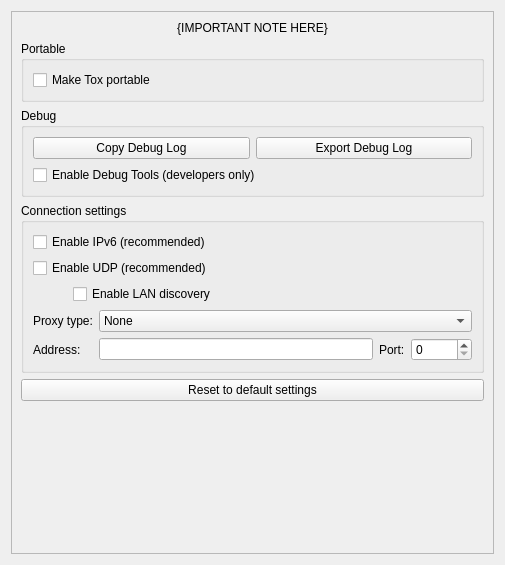
<?xml version="1.0" encoding="UTF-8"?>
<ui version="4.0">
 <class>AdvancedSettings</class>
 <widget class="QWidget" name="AdvancedSettings">
  <property name="geometry">
   <rect>
    <x>0</x>
    <y>0</y>
    <width>505</width>
    <height>565</height>
   </rect>
  </property>
  <property name="windowTitle">
   <string notr="true">Form</string>
  </property>
  <layout class="QVBoxLayout" name="verticalLayout">
   <item>
    <widget class="VerticalOnlyScroller" name="scrollArea">
     <property name="widgetResizable">
      <bool>true</bool>
     </property>
     <widget class="QWidget" name="scrollAreaWidgetContents">
      <property name="geometry">
       <rect>
        <x>0</x>
        <y>0</y>
        <width>485</width>
        <height>545</height>
       </rect>
      </property>
      <layout class="QVBoxLayout" name="verticalLayout_2">
       <item>
        <widget class="QLabel" name="warningLabel">
         <property name="text">
          <string notr="true">{IMPORTANT NOTE HERE}</string>
         </property>
         <property name="textFormat">
          <enum>Qt::RichText</enum>
         </property>
         <property name="alignment">
          <set>Qt::AlignCenter</set>
         </property>
         <property name="wordWrap">
          <bool>true</bool>
         </property>
         <property name="textInteractionFlags">
          <set>Qt::TextSelectableByKeyboard|Qt::TextSelectableByMouse</set>
         </property>
        </widget>
       </item>
       <item>
        <widget class="QGroupBox" name="ProtableGroup">
         <property name="title">
          <string>Portable</string>
         </property>
         <layout class="QVBoxLayout" name="verticalLayout_3">
          <item>
           <widget class="QCheckBox" name="cbMakeToxPortable">
            <property name="toolTip">
             <string extracomment="describes makeToxPortable checkbox">Save settings to the working directory instead of the usual conf dir</string>
            </property>
            <property name="text">
             <string>Make Tox portable</string>
            </property>
           </widget>
          </item>
         </layout>
        </widget>
       </item>
       <item>
        <widget class="QGroupBox" name="DebugGroup">
         <property name="title">
          <string>Debug</string>
         </property>
         <layout class="QHBoxLayout" name="horizontalLayout">
          <item>
           <layout class="QVBoxLayout" name="verticalLayout_4">
            <item>
             <layout class="QHBoxLayout" name="horizontalLayout_2">
              <item>
               <widget class="QPushButton" name="btnCopyDebug">
                <property name="text">
                 <string>Copy Debug Log</string>
                </property>
               </widget>
              </item>
              <item>
               <widget class="QPushButton" name="btnExportLog">
                <property name="text">
                 <string>Export Debug Log</string>
                </property>
               </widget>
              </item>
             </layout>
            </item>
            <item>
             <widget class="QCheckBox" name="cbEnableDebug">
              <property name="text">
               <string>Enable Debug Tools (developers only)</string>
              </property>
             </widget>
            </item>
           </layout>
          </item>
         </layout>
        </widget>
       </item>
       <item>
        <widget class="QGroupBox" name="connectionGroup">
         <property name="title">
          <string>Connection settings</string>
         </property>
         <property name="alignment">
          <set>Qt::AlignLeading|Qt::AlignLeft|Qt::AlignTop</set>
         </property>
         <layout class="QVBoxLayout" name="verticalLayoutProxy">
          <property name="topMargin">
           <number>9</number>
          </property>
          <item>
           <layout class="QVBoxLayout" name="verticalLayout_5">
            <item>
             <widget class="QCheckBox" name="cbEnableIPv6">
              <property name="text">
               <string extracomment="Text on a checkbox to enable IPv6">Enable IPv6 (recommended)</string>
              </property>
             </widget>
            </item>
            <item>
             <widget class="QCheckBox" name="cbEnableUDP">
              <property name="toolTip">
               <string extracomment="force tcp checkbox tooltip">Disabling this allows, e.g., Tox over Tor. It adds load to the Tox network however, so uncheck only when necessary.</string>
              </property>
              <property name="text">
               <string extracomment="Text on checkbox to disable UDP">Enable UDP (recommended)</string>
              </property>
             </widget>
            </item>
            <item>
             <layout class="QVBoxLayout" name="verticalLayout_6">
              <property name="leftMargin">
               <number>40</number>
              </property>
              <item>
               <widget class="QCheckBox" name="cbEnableLanDiscovery">
                <property name="text">
                 <string>Enable LAN discovery</string>
                </property>
               </widget>
              </item>
             </layout>
            </item>
           </layout>
          </item>
          <item>
           <layout class="QGridLayout" name="proxyLayout">
            <item row="1" column="0">
             <widget class="QLabel" name="proxyTypeLabel">
              <property name="text">
               <string>Proxy type:</string>
              </property>
             </widget>
            </item>
            <item row="2" column="3">
             <widget class="QSpinBox" name="proxyPort">
              <property name="minimum">
               <number>0</number>
              </property>
              <property name="maximum">
               <number>65535</number>
              </property>
             </widget>
            </item>
            <item row="2" column="0">
             <widget class="QLabel" name="proxyAddrLabel">
              <property name="text">
               <string extracomment="Text on proxy addr label">Address:</string>
              </property>
             </widget>
            </item>
            <item row="2" column="1">
             <widget class="QLineEdit" name="proxyAddr"/>
            </item>
            <item row="2" column="2">
             <widget class="QLabel" name="proxyPortLabel">
              <property name="text">
               <string extracomment="Text on proxy port label">Port:</string>
              </property>
             </widget>
            </item>
            <item row="1" column="1" colspan="3">
             <widget class="QComboBox" name="proxyType">
              <property name="sizePolicy">
               <sizepolicy hsizetype="Expanding" vsizetype="Fixed">
                <horstretch>0</horstretch>
                <verstretch>0</verstretch>
               </sizepolicy>
              </property>
              <item>
               <property name="text">
                <string>None</string>
               </property>
              </item>
              <item>
               <property name="text">
                <string>SOCKS5</string>
               </property>
              </item>
              <item>
               <property name="text">
                <string>HTTP</string>
               </property>
              </item>
             </widget>
            </item>
           </layout>
          </item>
          <item>
           <layout class="QHBoxLayout" name="horizontalLayout_4"/>
          </item>
         </layout>
        </widget>
       </item>
       <item>
        <widget class="QPushButton" name="resetButton">
         <property name="text">
          <string>Reset to default settings</string>
         </property>
        </widget>
       </item>
       <item>
        <spacer name="verticalSpacer">
         <property name="orientation">
          <enum>Qt::Vertical</enum>
         </property>
         <property name="sizeHint" stdset="0">
          <size>
           <width>20</width>
           <height>40</height>
          </size>
         </property>
        </spacer>
       </item>
      </layout>
     </widget>
    </widget>
   </item>
  </layout>
 </widget>
 <customwidgets>
  <customwidget>
   <class>VerticalOnlyScroller</class>
   <extends>QScrollArea</extends>
   <header>src/widget/form/settings/verticalonlyscroller.h</header>
   <container>1</container>
  </customwidget>
 </customwidgets>
 <tabstops>
  <tabstop>scrollArea</tabstop>
  <tabstop>cbMakeToxPortable</tabstop>
  <tabstop>cbEnableIPv6</tabstop>
  <tabstop>cbEnableUDP</tabstop>
  <tabstop>proxyType</tabstop>
  <tabstop>proxyAddr</tabstop>
  <tabstop>proxyPort</tabstop>
  <tabstop>resetButton</tabstop>
 </tabstops>
 <resources/>
 <connections/>
</ui>
